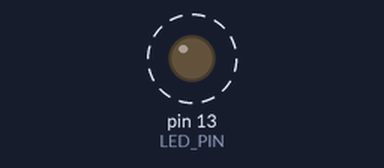
Bench run of a sketch on a simulated Arduino Uno, built with avr-gcc and run on an emulated ATmega328P. Shown: output pins drawn as LEDs (lit = HIGH). Dashed ring = blinking. What the sketch prints to the serial monitor is not drawn.

Above: at 0.2 s.
Timing chart, 0 to 3.0 s (numbered marks = the images above):
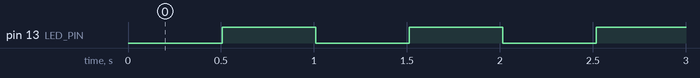

The sketch:

kalman_filter.ino
```cpp
#include "Wire.h"

#include "I2Cdev.h"
#include "MPU6050.h"

MPU6050 mpu;
#define GyroMeasError PI * (40.0f / 180.0f)       // gyroscope measurement error in rads/s (shown as 3 deg/s)
#define GyroMeasDrift PI * (0.0f / 180.0f)

float biasACCX,biasACCY,biasACCZ;
float biasGX,biasGY,biasGZ;
float pitch, yaw, roll;
float deltat = 0.0f;        // integration interval for both filter schemes
uint16_t lastUpdate = 0; // used to calculate integration interval
uint16_t now = 0;        // used to calculate integration interval
float ACC[3];
float w[3]; // corrected spin velocity
float MAG[3]; // north vector

uint16_t count = 0;
uint16_t delt_t = 0;
uint16_t mcount = 0;

float p_is[4] = {0.0, 0.0, 0.0, 0.0};
float p_ig[4] = {0.0, 0.0, 1.0, 0.0};
float ax, ay, az, gx, gy, gz, mx, my, mz; // variables to hold latest sensor data values
float q[4] = {0.0f, 0.0f, 0.0f, 1.0f};    // vector to hold quaternion


int q_print[4];
int16_t a1, a2, a3, g1, g2, g3, m1, m2, m3;     // raw data arrays reading

uint8_t MagRate;     // read rate for magnetometer data

#define LED_PIN 13
bool blinkState = false;

void setup() {

    Wire.begin();
    Serial.begin(9600);


    //Serial.println("Initializing I2C devices...");
    mpu.initialize();


    //Serial.println("Testing device connections...");
    //Serial.println(mpu.testConnection() ? "MPU6050 connection successful" : "MPU6050 connection failed");
    mpu.setRate(7); // set gyro rate to 8 kHz/(1 * rate) shows 1 kHz, accelerometer ODR is fixed at 1 KHz

    MagRate = 10; // set magnetometer read rate in Hz; 10 to 100 (max) Hz are reasonable values
    mpu.setDLPFMode(4);
    mpu.setFullScaleGyroRange(0);
    mpu.setFullScaleAccelRange(0);
    mpu.setIntDataReadyEnabled(true);
    // configure Arduino LED for
    pinMode(LED_PIN, OUTPUT);
}

void loop() {
     if(mpu.getIntDataReadyStatus() == 1) { // wait for data ready status register to update all data registers
            mcount++;
           // read the raw sensor data

            mpu.getAcceleration  ( &a1, &a2, &a3  );
            ax = a1*2.0f/32768.0f; // 2 g full range for accelerometer
            ay = a2*2.0f/32768.0f;
            az = a3*2.0f/32768.0f;


            mpu.getRotation  ( &g1, &g2, &g3  );
            gx = g1*250.0f/32768.0f; // 250 deg/s full range for gyroscope
            gy = g2*250.0f/32768.0f;
            gz = g3*250.0f/32768.0f;

            for (int i =0; i++; i<100){
            biasACCX =+ax;
            biasACCY =+ay;
            biasACCZ =+az;
            biasGX =+gx;
            biasGY =+gy;
            biasGZ =+gz;
            }
            biasACCX = biasACCX/100;
            biasACCY = biasACCY/100;

            biasGX = biasGX/100;
            biasGY = biasGY/100;
            biasGZ = biasGZ/100;
            ACC[0] = 9.81*(ax-biasACCX+0.07);
            ACC[1] = 9.81*(ay-biasACCY-0.02);
            ACC[2] = 9.81*(az);
            w[0] = (gx-biasGX)*PI/180.0f;
            w[1] = (gy-biasGY-1)*PI/180.0f;
            w[2] = (gz-biasGZ-0.7)*PI/180.0f;

            if (mcount > 1000/MagRate) {
            mpu.getMag  ( &m1, &m2, &m3 );
            mx = m1*10.0f*1229.0f/4096.0f -135.0f; // milliGauss (1229 microTesla per 2^12 bits, 10 mG per microTesla)
            my = m2*10.0f*1229.0f/4096.0f + 219.0f; // apply calibration offsets in mG that correspond to your environment and magnetometer
            mz = m3*10.0f*1229.0f/4096.0f + 54.0f;
            MAG[0]=my;
            MAG[1]=mx;
            MAG[2]=mz;
            mcount = 0;
             }
           for (int i = 0; i < 100; i += 1) {
            p_is[0] =p_is[0]+ my;
            p_is[1] = p_is[1]+mx;
            p_is[2] = mz;
          }
          p_is[0]/=100.0;
          p_is[1]/=100.0;
          p_is[2]/=100.0;
          p_is[0] = sqrt(p_is[0]*p_is[0] + p_is[1]*p_is[1])*cos(0/180*PI); // 3.23 - inclination angle
          p_is[1] = -sqrt(p_is[0]*p_is[0] + p_is[1]*p_is[1])*sin(0/180*PI);
          VNormalize(p_is);
         }

  now = micros();
  deltat = ((now - lastUpdate)/1000000.0f); // set integration time by time elapsed since last filter update
  lastUpdate = now;
  // Sensors x (y)-axis of the accelerometer is aligned with the y (x)-axis of the magnetometer;
  // the magnetometer z-axis (+ down) is opposite to z-axis (+ up) of accelerometer and gyro!

    Kalman3D(q);
    // Serial print and/or display at 0.5 s rate independent of data rates
    delt_t = millis() - count;
    if (delt_t > 500) { // update LCD once per half-second independent of read rate
 /*
    Serial.print("ax = "); Serial.print(9.81*(ax-biasACCX));
    Serial.print(" ay = "); Serial.print(9.81*(ay-biasACCX));
    Serial.print(" az = "); Serial.print(9.81*(az+0.04)); Serial.println(" mg");

    Serial.print("gx = "); Serial.print( gx-biasGX);
    Serial.print(" gy = "); Serial.print( gy-biasGY-1);
    Serial.print(" gz = "); Serial.print( gz-biasGZ-0.7); Serial.println(" deg/s");

    Serial.print("mx = "); Serial.print( (int)mx );
    Serial.print(" my = "); Serial.print( (int)my );
    Serial.print(" mz = "); Serial.print( (int)mz ); Serial.println(" mG");

    Serial.print("q0 = "); Serial.print(q[0]);
    Serial.print(" qx = "); Serial.print(q[1]);
    Serial.print(" qy = "); Serial.print(q[2]);
    Serial.print(" qz = "); Serial.println(q[3]);
      */


  // Yaw is the angle between Sensor x-axis and Earth magnetic North (or true North if corrected for local declination, looking down on the sensor positive yaw is counterclockwise.
  // Pitch is angle between sensor x-axis and Earth ground plane, toward the Earth is positive, up toward the sky is negative.
  // Roll is angle between sensor y-axis and Earth ground plane, y-axis up is positive roll.

    yaw   = atan2(2.0f * (q[1] * q[2] + q[0] * q[3]), q[0] * q[0] + q[1] * q[1] - q[2] * q[2] - q[3] * q[3]);
    pitch = -asin(2.0f * (q[1] * q[3] - q[0] * q[2]));
    roll  = atan2(2.0f * (q[0] * q[1] + q[2] * q[3]), q[0] * q[0] - q[1] * q[1] - q[2] * q[2] + q[3] * q[3]);
    pitch *= 180.0f / PI;
    yaw   *= 180.0f / PI - 3.66; // Declination at Zagreb is 3.66
    roll  *= 180.0f / PI;
/*
    Serial.print("Yaw, Pitch, Roll: ");
    Serial.print(yaw, 2);
    Serial.print(", ");
    Serial.print(pitch, 2);
    Serial.print(", ");
    Serial.println(roll, 2);

    Serial.print("rate = "); Serial.print((float)1.0f/deltat, 2); Serial.println(" Hz");
*/
    // blink LED to indicate activity
    blinkState = !blinkState;
    digitalWrite(LED_PIN, blinkState);
     count = millis();
     serialPrintFloatArr(q, 4);
     Serial.print("\n");
  }
}
float Norm3(float *x)
{
    // ulazni parametar trodimenzionalni float
    return(sqrt(x[0]*x[0] + x[1]*x[1] + x[2]*x[2]));
}
float Norm4(float *x)
{
    // ulazni parametar ƒçetverodimenzionalni float
    return(sqrt(x[0]*x[0] + x[1]*x[1] + x[2]*x[2] + x[3]*x[3]));
}
void QNormalize(float *q)
{
    // normalizacija kvaterniona
    float norm = Norm4(q);
    for(int i=0; i<4; i++)
        q[i] /= norm;
}
void VNormalize(float *v)
{
    // normalizacija kvaterniona
    float norm = Norm3(v);
    for(int i=0; i<3; i++)
        v[i] /= norm;
}
void Qconjugate(float *q1, float *q)
{
    // q1 - ulazni kvateornion
    // q - konjugirani kvaternion
    q[0] = -q1[0];
    q[1] = -q1[1];
    q[2] = -q1[2];
    q[3] = q1[3];
}
void QMultiply(float *q1, float *q2, float *q)
{
    // q1, q2 - ulazni kvaternioni
    // q = q1*q2
    q[0] = q1[3]*q2[0] - q1[2]*q2[1] + q1[1]*q2[2] + q1[0]*q2[3];
    q[1] = q1[2]*q2[0] + q1[3]*q2[1] - q1[0]*q2[2] + q1[1]*q2[3];
    q[2] = -q1[1]*q2[0] + q1[0]*q2[1] + q1[3]*q2[2] + q1[2]*q2[3];
    q[3] = -q1[0]*q2[0] - q1[1]*q2[1] - q1[2]*q2[2] + q1[3]*q2[3];
}
void QuatPropagation(float *w, float *q_old, float T, float *q)
{
    //quaternion propagation
    // input params: w - angle velocity
    // q_old - last step quaternion
    // T - period
    // output parameter: q - new quaternion
    float W, c, s, n1, n2, n3;
    W = Norm3(w);
    c = cos(0.5*W*T);
    s = sin(0.5*W*T);
    if (W == 0)
    {
        n1 = 0;
        n2 = 0;
        n3 = 0;
    }
    else
    {
        n1 = w[0]/W;
        n2 = w[1]/W;
        n3 = w[2]/W;
    }
    q[0] = c*q_old[0] + s*(n3*q_old[1] - n2*q_old[2] + n1*q_old[3]);
    q[1] = c*q_old[1] + s*(-n3*q_old[0] + n1*q_old[2] + n2*q_old[3]);
    q[2] = c*q_old[2] + s*(n2*q_old[0] - n1*q_old[1] + n3*q_old[3]);
    q[3] = c*q_old[3] + s*(-n1*q_old[0] - n2*q_old[1] - n3*q_old[2]);
}

void DqMatrix(float *w, float T, float *Th)
{
    //calculation of matrices Th
    // input param: w - brzina vrtnje
    // T - period
    float W = Norm3(w);
    if (W == 0)
    {
        for(int i=0;i<3; i++)
            for(int j=0;j<3; j++)
            {
                if (i == j)
                    Th[i*3 + j] = 1;
                else
                    Th[i*3 + j] = 0;
            }
    }
    else
    {
        float s = sin(W*T)/W;
        float c = (1-cos(W*T))/(W*W);
        Th[0] = 1 - c*(w[1]*w[1] + w[2]*w[2]);
        Th[1] = s*w[2] + c*w[0]*w[1];
        Th[2] = c*w[0]*w[2] - s*w[1];
        Th[3] = c*w[0]*w[1] - s*w[2];
        Th[4] = 1 - c*(w[0]*w[0] + w[2]*w[2]);
        Th[5] = s*w[0] + c*w[1]*w[2];
        Th[6] = s*w[1] + c*w[0]*w[2];
        Th[7] = c*w[1]*w[2] - s*w[0];
        Th[8] = 1 - c*(w[0]*w[0] + w[1]*w[1]);
    }
}
void OutputMatrixSeq(float *q, int i, float *Hi)
{
    // calculation of i-row output matix of sequential Kalman filter matrice sekvencijalnog Kalmanovog filtra
    // input params: q - new quaternion value
    // i - filter iteration i = [1,6],
    // output parameter: Hi - i-row of output matrix
    float qv[4], qc[4], qpom[4];
    qv[3] = 0;
    if (i<3)
    {
        // qv - measured north vector quaternion
        qv[0] = p_is[0];
        qv[1] = p_is[1];
        qv[2] = p_is[2];
        Qconjugate(q, qc);
        QMultiply(qc, qv, qpom);
        QMultiply(qpom, q, qc);
    }
    else
    {
        //qv - measured gravity quaternion
        qv[0] = p_ig[0];
        qv[1] = p_ig[1];
        qv[2] = p_ig[2];
        Qconjugate(q, qc);
        QMultiply(qc, qv, qpom);
        QMultiply(qpom, q, qc);
    }

    i = i % 3; // i = [0,5]
    switch(i)
    {
        case 0:
            Hi[0] = 0;
            Hi[1] = -2*qc[2];
            Hi[2] = 2*qc[1];
            break;
        case 1:
            Hi[0] = 2*qc[2];
            Hi[1] = 0;
            Hi[2] = -2*qc[0];
            break;
        case 2:
            Hi[0] = -2*qc[1];
            Hi[1] = 2*qc[0];
            Hi[2] = 0;
            break;
        default:;
    }
}
void Matrix3x3Multiply(float *m1, float *m2, float *m)
{
    //  3x3 matrix multiplying
    // input params: m1, m2 - matrices dim. 3x3 as 1D array
    // output param: m - matrix dim. 3x3 as 1D array
    for(int i = 0; i<3; i++)
        for (int j = 0; j<3; j++)
        {
            m[i*3 + j] = 0;
            for(int k = 0 ; k<3; k++)
                m[i*3 + j] += m1[i*3 + k]*m2[k*3 + j];
        }
}
void Matrix3x3Transpose(float *m1, float *m)
{
    //  3x3 matrix transpose
    // input params: m1 - 3x3 matrix as 1D array
    // output params: m - transpose of m1 as 1D array
    float pom;
    for(int i=0; i<3; i++)
        for(int j=0; j <=i; j++)
        {
            if (i == j)
                m[i*3 +j] = m1[i*3 +j];
            else
            {
                m[i*3 + j] = m1[j*3 + i]; // m(i,j) = m1(j,i)
                m[j*3 + i] = m1[i*3 + j]; // m(j,i) = m1(i,j)
            }
        }
}
void Matrix3x3Copying(float *m1, float *m2)
{
    // copying input matrix m1 dim. 3x3 into m2 matrix 1D array
    for(int i=0; i<3; i++)
        for(int j=0; j<3; j++)
            m2[i*3 + j] = m1[i*3 + j];
}
void Vector1xNCopying(float *v1, int n, float *v2)
{

    for(int i=0; i<n; i++)
        v2[i] = v1[i];
}
void Kalman3D(float *q)
{
    int i;
    //Kalman filter algorithm for obtaining 3D orientation in quaternion representation
    // output param: q - calculated quaternion
    static float q_old[4] = {0.0, 0.0, 0.0, 1.0}; // old quaternion value
    static unsigned long t_old = 0; // old time value, [ms]
    static float P_old[9] = {10.0, 0.0, 0.0, 0.0, 10.0, 0.0, 0.0, 0.0, 10.0}; //old covariance matrix
    static int k = 0;
    float rm = 100; // magnetometer noise variance
    float ra = 100; // accelerometer noise variance
    float nw = 1; // gyro noise variance
    float mag[3]; // normailzed north vector
    float akc[3]; // normailzed gravity vector
    float qi[4];
    float Th[9];
    float P[9];
    float P_pom1[9], P_pom2[9];
    float p_se[4], p_ge[4];
    float q_pom1[4], q_pom2[4];
    float T;
    T = (millis() - t_old)/1000.0;
    t_old = millis();
    Vector1xNCopying(ACC, 3, akc);
    VNormalize(akc);
    Vector1xNCopying(MAG, 3, mag);
    VNormalize(mag);


    // quaternion integration
    QuatPropagation(w, q_old, T, qi);
    QNormalize(qi);

    // quaternion error
    DqMatrix(w, T, Th);
    // P = Th*P_old_s*Th' + Q;
    Matrix3x3Transpose(Th, P_pom1);
    Matrix3x3Multiply(Th, P_old, P_pom2);
    Matrix3x3Multiply(P_pom2, P_pom1, P);
    P[0] += nw;
    P[4] += nw;
    P[8] += nw;
    // vectors estimate
    Qconjugate(qi, q_pom2); // q_pom2 = q_i*
    // p_se = qi*.p_is.qi

    QMultiply(q_pom2, p_is, q_pom1);
    QMultiply(q_pom1, qi, p_se);
    QNormalize(p_se);
    // p_ge = qi*.p_ig.qi
    QMultiply(q_pom2, p_ig, q_pom1);
    QMultiply(q_pom1, qi, p_ge);
    QNormalize(p_ge);
    //  q_pom2 = qi
    Vector1xNCopying(qi, 4, q_pom2);


    // sequential refreshing equations
    for( i=0; i<6; i++)
    {
        float Hi[3], dyi, Ri, Ki[3], dq[4];
        if (i<3)
        {
            Ri = rm;
            dyi = mag[i] - p_se[i];
        }
        else
        {
            Ri = ra;
            dyi = akc[i%3] - p_ge[i%3];
        }
        // i-row of output matrix
        OutputMatrixSeq(q_pom2, i, Hi);
        // Ki = P*Hi'/(Hi*P*Hi' + Ri)
        // P_pom1 = P*Hi'
        for(int j=0; j<3; j++)
        {
            P_pom1[j] = 0;
            for(int k=0; k<3; k++)
                P_pom1[j] += P[j*3 + k]*Hi[k];
        }
        // P_pom2 = Hi*P*Hi' = Hi*P_pom1
        P_pom2[0] = 0;
        for(int j=0; j<3; j++)
            P_pom2[0] += Hi[j]*P_pom1[j];
        // P_pom2 = Hi*P*Hi' + Ri = P_pom2 + Ri
        P_pom2[0] += Ri;
        // Ki = P_pom1/P_pom2
        // dq = Ki*dyi
        for(int j=0; j<3; j++)
        {
            Ki[j] = P_pom1[j]/P_pom2[0];
            dq[j] = Ki[j]*dyi;
        }
        dq[3] = 1;
        QMultiply(qi, dq, q_pom1);
        QNormalize(q_pom1);
        //qi = q_pom1


        //Vector1xNCopying(q_pom1, 4, qi);

        // P_pom1 = -Ki*Hi

        for(int j=0; j<3; j++)
            for(int k=0; k<3; k++)
                P_pom1[j*3+k] = -Ki[j]*Hi[k];
        //P_pom1 = eye(3) - Ki*Hi
        P_pom1[0] = 1 + P_pom1[0];
        P_pom1[4] = 1 + P_pom1[4];
        P_pom1[8] = 1 + P_pom1[8];
        //P_pom2 = (eye(3) - Ki*Hi)*P = P_pom1*P
        Matrix3x3Multiply(P_pom1, P, P_pom2);
        // P = P_pom2;
        //Matrix3x3Copying(P_pom2, P);
    }

    // P_old = P;

    Matrix3x3Copying(P_pom2, P_old);
    // q_old = q
    // q = qi
    // w_old = w;
    Vector1xNCopying(q_pom1, 4, q_old);
    Vector1xNCopying(q_pom1, 4, q);

}
void serialPrintFloatArr(float * arr, int length) {
  for(int i=0; i<length; i++) {
    serialFloatPrint(arr[i]);
    Serial.print(",");
  }
}


void serialFloatPrint(float f) {
  byte * b = (byte *) &f;
  for(int i=0; i<4; i++) {

    byte b1 = (b[i] >> 4) & 0x0f;
    byte b2 = (b[i] & 0x0f);

    char c1 = (b1 < 10) ? ('0' + b1) : 'A' + b1 - 10;
    char c2 = (b2 < 10) ? ('0' + b2) : 'A' + b2 - 10;

    Serial.print(c1);
    Serial.print(c2);
  }
}
```

Measured:
- by itself, pin 13 (LED_PIN): alternates HIGH for 0.50 s and LOW for 0.50 s
